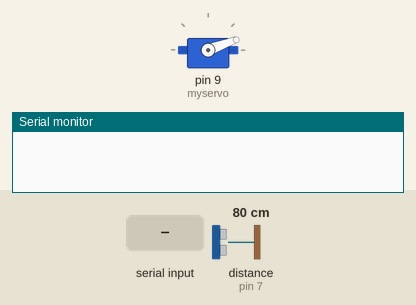
Bench run of a sketch on a simulated Arduino Uno, built with avr-gcc and run on an emulated ATmega328P. Shown: servo, the last lines printed to the serial monitor. Wiring (inferred from the names in the program): ultrasonic range finder: trigger pin 6; echo pin 7. The test bench sets the inputs (shaded band); at power-on: distance to the obstacle (sensor on pin 7) 80 cm. The echo pulse lasts 58.3 µs per cm.

Above: at 1.2 s.
1.3 s: distance to the obstacle (sensor on pin 7) set to 30 cm
2.8 s: distance to the obstacle (sensor on pin 7) set to 25 cm
At 3.9 s:
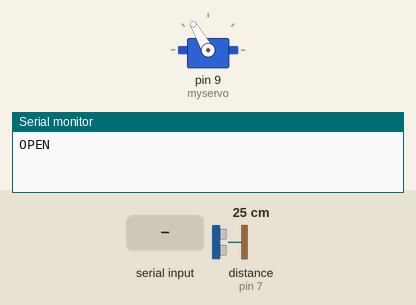
4.3 s: "RESET_SERVO\n" received over Serial
At 5.1 s:
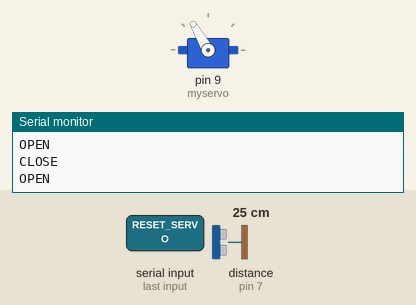
5.8 s: distance to the obstacle (sensor on pin 7) set to 35 cm
At 7.0 s:
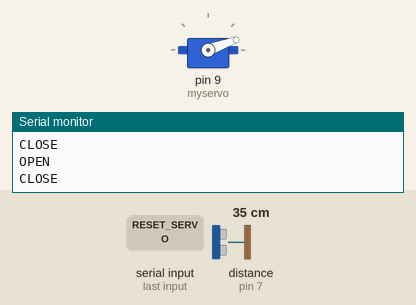
7.3 s: distance to the obstacle (sensor on pin 7) set to 2 cm
At 8.5 s:
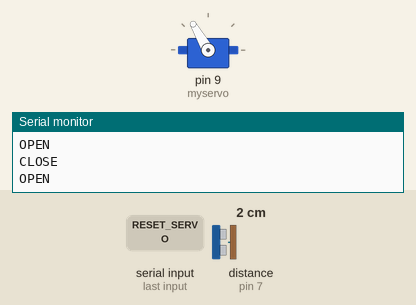
Timing chart, 0 to 9.9 s (numbered marks = the images above; inputs shaded):
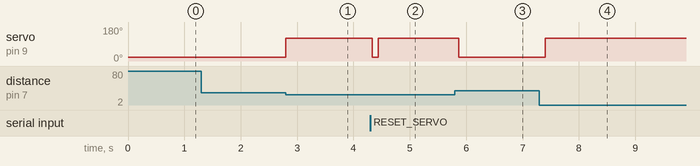

The sketch:

sketch_oct18a.ino
```cpp
#include <Servo.h>

Servo myservo;
int pos = 20;
bool isMoved = false;
bool manualControl = false;  // Flag to disable sensor control when in manual mode
const int trigPin = 6;
const int echoPin = 7;
long duration;
float distance;

void setup() {
  Serial.begin(9600);
  myservo.attach(9);
  pinMode(trigPin, OUTPUT);
  pinMode(echoPin, INPUT);
  myservo.write(pos);  // Initialize servo to the "CLOSE" position
}

void loop() {
  if (!manualControl) {
    // Ultrasonic sensor reading
    digitalWrite(trigPin, LOW);
    delayMicroseconds(2);
    digitalWrite(trigPin, HIGH);
    delayMicroseconds(10);
    digitalWrite(trigPin, LOW);
    duration = pulseIn(echoPin, HIGH);
    distance = 0.034 * (duration / 2);

    // Check if object is within range
    if (distance < 27) {
      if (!isMoved) {
        isMoved = true;
        Serial.println("OPEN");
        myservo.write(pos + 100);  // Move servo to "OPEN" position
      }
    } else {
      if (isMoved) {
        isMoved = false;
        Serial.println("CLOSE");
        myservo.write(pos);  // Move servo to "CLOSE" position
      }
    }
  }

  // Check for commands from ESP8266
  if (Serial.available() > 0) {
    String command = Serial.readStringUntil('\n');
    command.trim();

    if (command == "MOVE_SERVO") {
      manualControl = true;       // Enter manual control mode
      isMoved = true;
      myservo.write(pos + 100);   // Move servo to "OPEN" position
      Serial.println("OPEN");
    } else if (command == "RESET_SERVO") {
      manualControl = false;      // Exit manual control mode
      isMoved = false;
      myservo.write(pos);         // Move servo to "CLOSE" position
      Serial.println("CLOSE");
    }
  }

  delay(100);  // Adjust delay as needed
}
```

Measured:
- the behaviour switches between 28 and 27 cm on distance to the obstacle (sensor on pin 7) (found by bisection; images 0 and 1)
- after the input at 1.3 s, every drawn part: stays the same
- after the input at 2.8 s, servo on pin 9 (myservo): 20° → 120° at once
- after the input at 4.3 s, servo on pin 9 (myservo): 120° → 20° at once, → 120° 0.10 s later
- after the input at 5.8 s, servo on pin 9 (myservo): 120° → 20° after 0.06 s
- after the input at 7.3 s, servo on pin 9 (myservo): 20° → 120° after 0.10 s
